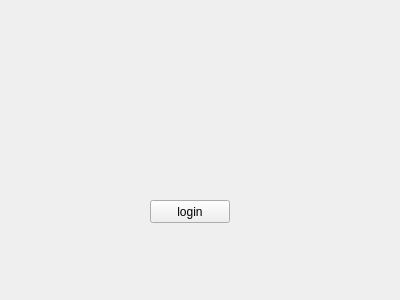
<?xml version="1.0" encoding="UTF-8"?>
<ui version="4.0">
 <class>UI</class>
 <widget class="QWidget" name="UI">
  <property name="geometry">
   <rect>
    <x>0</x>
    <y>0</y>
    <width>400</width>
    <height>300</height>
   </rect>
  </property>
  <property name="windowTitle">
   <string>Form</string>
  </property>
  <widget class="QPushButton" name="loginb">
   <property name="geometry">
    <rect>
     <x>150</x>
     <y>200</y>
     <width>80</width>
     <height>23</height>
    </rect>
   </property>
   <property name="text">
    <string>login</string>
   </property>
  </widget>
 </widget>
 <resources/>
 <connections/>
</ui>
